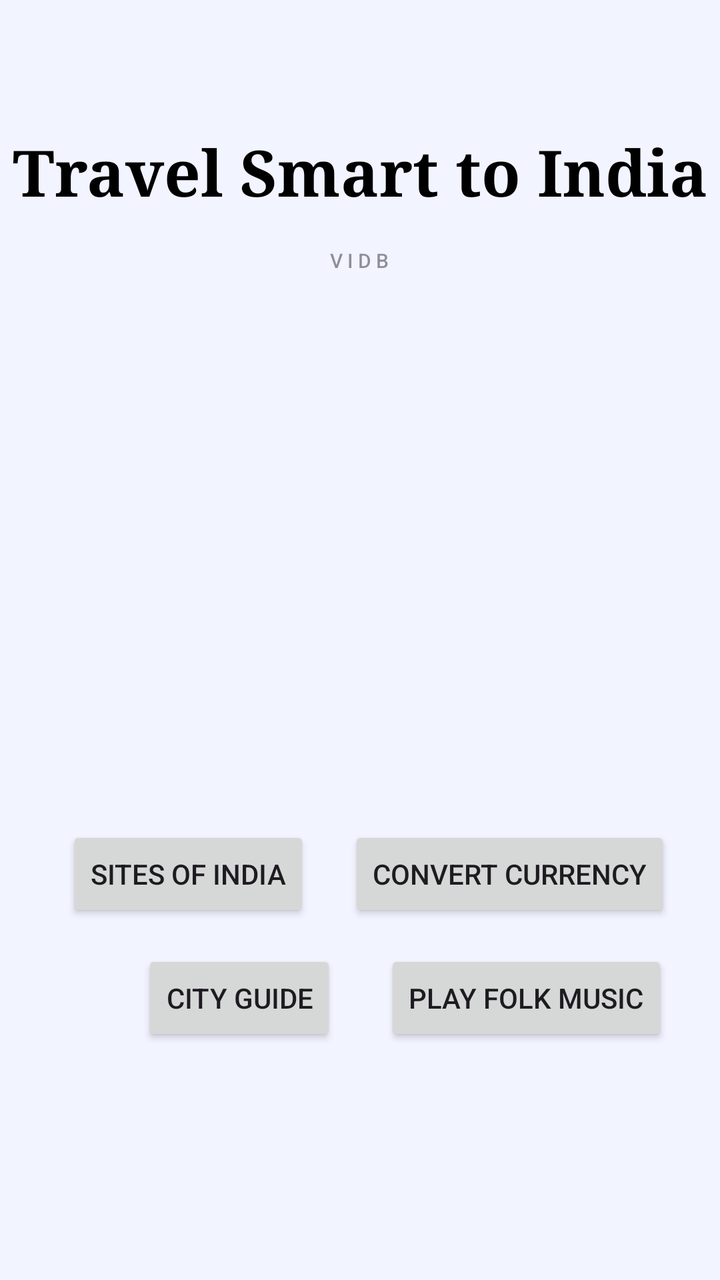
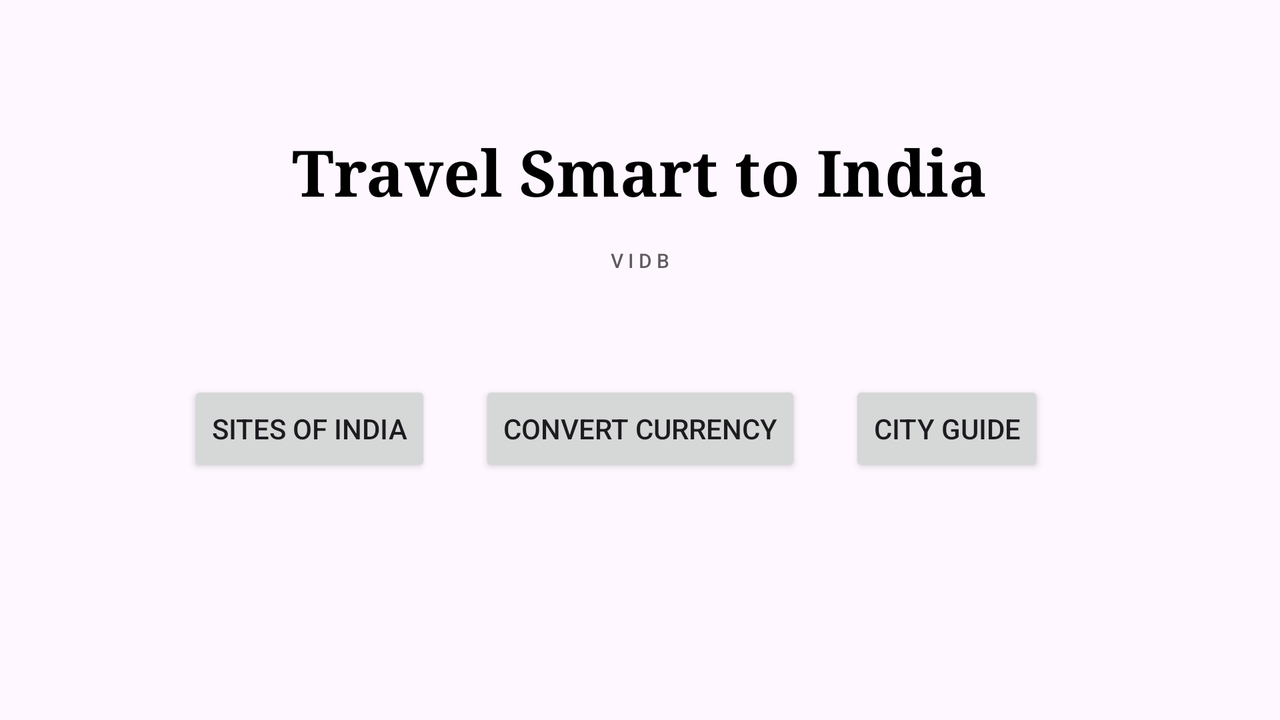

One screen, two layout resources from the same app: the default and the author's alternative for another configuration. Each is rendered where Android would select it; the XML of both is given below.
<!-- AndroidManifest.xml: application theme Theme.BV -->
<!-- res/layout/activity_main.xml -->
<?xml version="1.0" encoding="utf-8"?>
<androidx.constraintlayout.widget.ConstraintLayout xmlns:android="http://schemas.android.com/apk/res/android"
    xmlns:app="http://schemas.android.com/apk/res-auto"
    xmlns:tools="http://schemas.android.com/tools"
    android:layout_width="match_parent"
    android:layout_height="match_parent"
    android:background="#45CEECFF"
    tools:context=".MainActivity">

    <TextView
        android:id="@+id/app_name"
        android:layout_width="wrap_content"
        android:layout_height="wrap_content"
        android:layout_marginTop="64dp"
        android:fontFamily="serif"
        android:lineSpacingExtra="10sp"
        android:text="@string/app_name"
        android:textAlignment="center"
        android:textAppearance="@style/TextAppearance.AppCompat.Display1"
        android:textColor="#000000"
        android:textSize="32sp"
        android:textStyle="bold"
        android:typeface="serif"
        app:layout_constraintBottom_toBottomOf="parent"
        app:layout_constraintEnd_toEndOf="parent"
        app:layout_constraintHorizontal_bias="0.499"
        app:layout_constraintStart_toStartOf="parent"
        app:layout_constraintTop_toTopOf="parent"
        app:layout_constraintVertical_bias="0.0" />

    <TextView
        android:id="@+id/textView"
        android:layout_width="wrap_content"
        android:layout_height="wrap_content"
        android:layout_marginTop="16dp"
        android:fontFamily="sans-serif-medium"
        android:text="@string/sban"
        android:textAlignment="center"
        android:textAppearance="@style/TextAppearance.AppCompat.Body1"
        android:textColor="#6A000000"
        android:textSize="10sp"
        android:typeface="normal"
        app:layout_constraintEnd_toEndOf="parent"
        app:layout_constraintHorizontal_bias="0.499"
        app:layout_constraintStart_toStartOf="parent"
        app:layout_constraintTop_toBottomOf="@+id/app_name" />

    <Button
        android:id="@+id/Button1"
        android:layout_width="wrap_content"
        android:layout_height="wrap_content"
        android:layout_marginStart="40dp"
        android:layout_marginTop="276dp"
        android:layout_marginEnd="24dp"
        android:text="@string/Button1"
        app:cornerRadius="12sp"
        app:icon="@android:drawable/ic_menu_gallery"
        app:layout_constraintEnd_toStartOf="@+id/button2"
        app:layout_constraintHorizontal_bias="0.6"
        app:layout_constraintStart_toStartOf="parent"
        app:layout_constraintTop_toBottomOf="@+id/textView" />

    <Button
        android:id="@+id/button2"
        android:layout_width="wrap_content"
        android:layout_height="wrap_content"
        android:layout_marginTop="276dp"
        android:text="@string/Button2"
        app:cornerRadius="12sp"
        app:icon="@android:drawable/ic_popup_sync"
        app:layout_constraintEnd_toEndOf="parent"
        app:layout_constraintHorizontal_bias="0.876"
        app:layout_constraintStart_toStartOf="parent"
        app:layout_constraintTop_toBottomOf="@+id/textView" />

    <Button
        android:id="@+id/button3"
        android:layout_width="wrap_content"
        android:layout_height="wrap_content"
        android:layout_marginStart="48dp"
        android:layout_marginTop="14dp"
        android:layout_marginEnd="24dp"
        android:text="@string/Button3"
        app:cornerRadius="12sp"
        app:icon="@android:drawable/ic_dialog_map"
        app:layout_constraintBottom_toBottomOf="parent"
        app:layout_constraintEnd_toStartOf="@+id/Button4"
        app:layout_constraintHorizontal_bias="1.0"
        app:layout_constraintStart_toStartOf="parent"
        app:layout_constraintTop_toBottomOf="@+id/Button1"
        app:layout_constraintVertical_bias="0.0" />

    <Button
        android:id="@+id/Button4"
        android:layout_width="wrap_content"
        android:layout_height="wrap_content"
        android:layout_marginTop="14dp"
        android:layout_marginEnd="4dp"
        android:text="@string/Button4"
        app:cornerRadius="12sp"
        app:icon="@android:drawable/ic_media_play"
        app:layout_constraintBottom_toBottomOf="parent"
        app:layout_constraintEnd_toEndOf="parent"
        app:layout_constraintHorizontal_bias="0.898"
        app:layout_constraintStart_toStartOf="parent"
        app:layout_constraintTop_toBottomOf="@+id/button2"
        app:layout_constraintVertical_bias="0.0" />

</androidx.constraintlayout.widget.ConstraintLayout>
<!-- resources referenced by this layout -->
<resources>
  <string name="Button1">Sites of India</string>
  <string name="Button2">Convert Currency</string>
  <string name="Button3">City Guide</string>
  <string name="Button4"> Play folk music</string>
  // City Guide
  <string name="app_name">Travel Smart to India</string>
  <string name="sban">V I D B</string>
  <style name="Theme.BV" parent="Base.Theme.BV" />
  <style name="Base.Theme.BV" parent="Theme.Material3.DayNight">
          
          
      </style>
</resources>
<!-- res/layout-land/activity_main.xml (the author's variant of the layout above) -->
<!-- drawn on the phone turned sideways -->
<?xml version="1.0" encoding="utf-8"?>
<androidx.constraintlayout.widget.ConstraintLayout xmlns:android="http://schemas.android.com/apk/res/android"
    xmlns:app="http://schemas.android.com/apk/res-auto"
    xmlns:tools="http://schemas.android.com/tools"
    android:layout_width="match_parent"
    android:layout_height="match_parent"
    tools:context=".MainActivity">

    <TextView
        android:id="@+id/app_name"
        android:layout_width="wrap_content"
        android:layout_height="wrap_content"
        android:layout_marginTop="64dp"
        android:fontFamily="serif"
        android:lineSpacingExtra="10sp"
        android:text="@string/app_name"
        android:textAlignment="center"
        android:textAppearance="@style/TextAppearance.AppCompat.Display1"
        android:textColor="#000000"
        android:textSize="32sp"
        android:textStyle="bold"
        android:typeface="serif"
        app:layout_constraintBottom_toBottomOf="parent"
        app:layout_constraintEnd_toEndOf="parent"
        app:layout_constraintHorizontal_bias="0.499"
        app:layout_constraintStart_toStartOf="parent"
        app:layout_constraintTop_toTopOf="parent"
        app:layout_constraintVertical_bias="0.0" />

    <TextView
        android:id="@+id/textView"
        android:layout_width="wrap_content"
        android:layout_height="wrap_content"
        android:layout_marginTop="16dp"
        android:fontFamily="sans-serif-medium"
        android:text="@string/sban"
        android:textAlignment="center"
        android:textAppearance="@style/TextAppearance.AppCompat.Body1"
        android:textColor="#A1000000"
        android:textSize="10sp"
        android:typeface="normal"
        app:layout_constraintEnd_toEndOf="parent"
        app:layout_constraintStart_toStartOf="parent"
        app:layout_constraintTop_toBottomOf="@+id/app_name" />

    <Button
        android:id="@+id/Button1"
        android:layout_width="wrap_content"
        android:layout_height="wrap_content"
        android:layout_marginEnd="24dp"
        android:text="@string/Button1"
        app:icon="@android:drawable/ic_menu_gallery"
        app:layout_constraintBottom_toBottomOf="@+id/button2"
        app:layout_constraintEnd_toStartOf="@+id/button2"
        app:layout_constraintHorizontal_bias="1.0"
        app:layout_constraintStart_toStartOf="parent"
        app:layout_constraintTop_toTopOf="@+id/button2" />

    <Button
        android:id="@+id/button2"
        android:layout_width="wrap_content"
        android:layout_height="wrap_content"
        android:text="@string/Button2"
        app:icon="@android:drawable/ic_popup_sync"
        app:layout_constraintBottom_toBottomOf="parent"
        app:layout_constraintEnd_toEndOf="parent"
        app:layout_constraintStart_toStartOf="parent"
        app:layout_constraintTop_toBottomOf="@+id/textView"
        app:layout_constraintVertical_bias="0.305" />

    <Button
        android:id="@+id/button3"
        android:layout_width="wrap_content"
        android:layout_height="wrap_content"
        android:layout_marginStart="24dp"
        android:text="@string/Button3"
        app:icon="@android:drawable/ic_dialog_map"
        app:layout_constraintBottom_toBottomOf="@+id/button2"
        app:layout_constraintEnd_toEndOf="parent"
        app:layout_constraintHorizontal_bias="0.0"
        app:layout_constraintStart_toEndOf="@+id/button2"
        app:layout_constraintTop_toTopOf="@+id/button2" />

</androidx.constraintlayout.widget.ConstraintLayout>
<!-- resources referenced by the variant -->
<!-- as the phone turned sideways resolves them -->
<resources>
  <string name="Button1">Sites of India</string>
  <string name="Button2">Convert Currency</string>
  <string name="Button3">City Guide</string>
  <string name="app_name">Travel Smart to India</string>
  <string name="sban">V I D B</string>
  <style name="Theme.BV" parent="Base.Theme.BV" />
  <style name="Base.Theme.BV" parent="Theme.Material3.DayNight">
          
          
      </style>
</resources>
